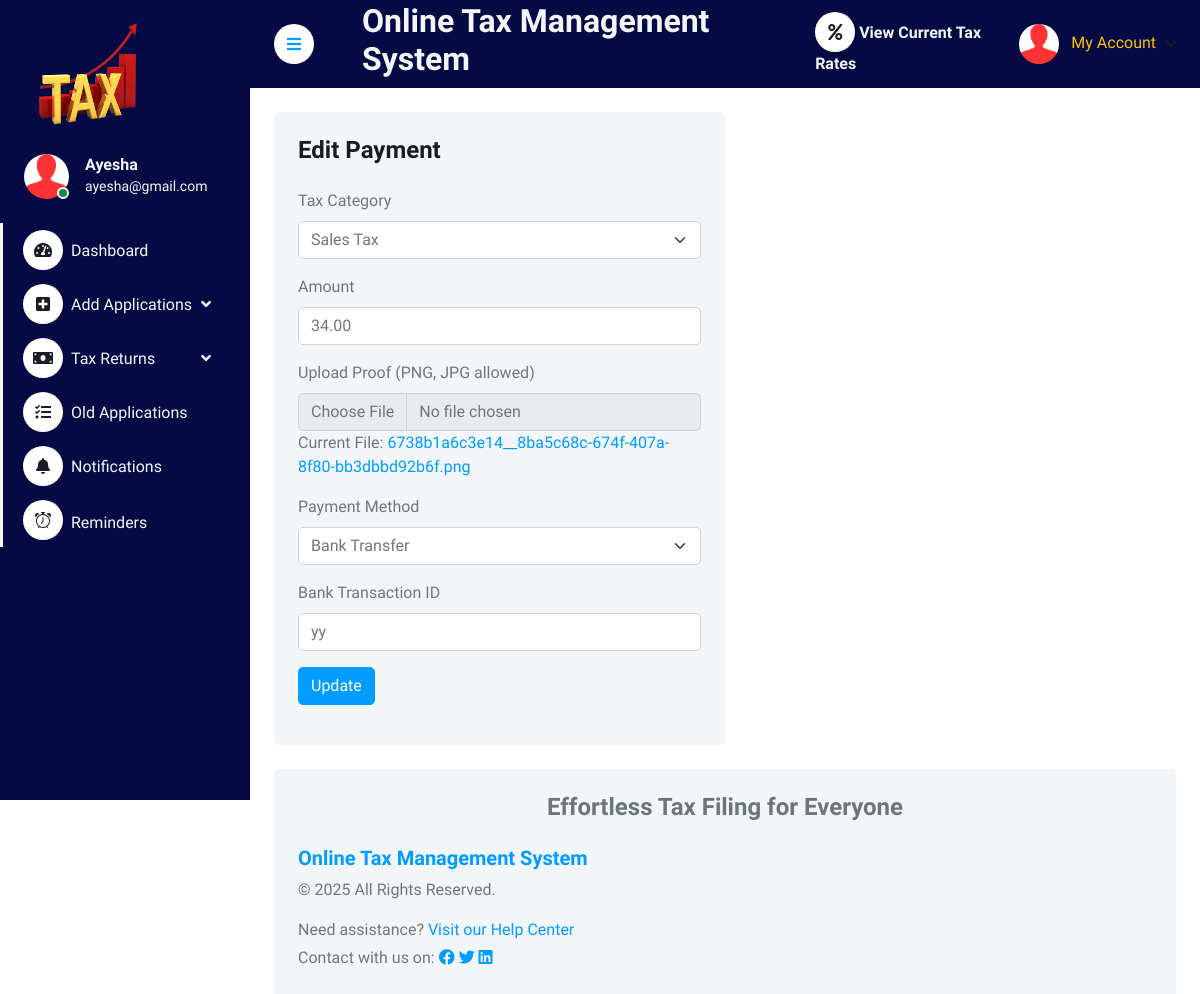
Page /user/edit_payment.php?ID=12 (signed in) on the committed database.
### tables this page shows
CREATE TABLE `tbluser` (
  `ID` int(5) NOT NULL,
  `FullName` varchar(250) DEFAULT NULL,
  `MobileNumber` bigint(10) DEFAULT NULL,
  `Email` varchar(250) DEFAULT NULL,
  `Password` varchar(250) DEFAULT NULL,
  `RegDate` timestamp NULL DEFAULT current_timestamp()
);

CREATE TABLE `tblpayments` (
  `ID` int(11) NOT NULL,
  `UserID` int(11) NOT NULL,
  `TaxCategory` varchar(50) NOT NULL,
  `PaymentMethod` varchar(20) NOT NULL,
  `Amount` decimal(10,2) NOT NULL,
  `ProofDocument` varchar(255) DEFAULT NULL,
  `PaymentStatus` varchar(20) NOT NULL DEFAULT 'Pending',
  `TransactionID` varchar(100) DEFAULT NULL,
  `CardNumber` varchar(16) DEFAULT NULL,
  `CardExpiry` varchar(5) DEFAULT NULL,
  `CardCVC` varchar(4) DEFAULT NULL,
  `CashDetails` text DEFAULT NULL,
  `PaymentDate` timestamp NOT NULL DEFAULT current_timestamp()
);

### user/edit_payment.php (the view, shortened to what this page needs)
<?php
include('includes/dbconnection.php');
if (isset($_GET['ID'])) {
    $paymentID = $_GET['ID'];
    $sql = "SELECT * FROM tblpayments WHERE ID = :paymentID";
    $query = $dbh->prepare($sql);
    $query->bindParam(':paymentID', $paymentID, PDO::PARAM_INT);
    $query->execute();
    $payment = $query->fetch(PDO::FETCH_ASSOC);
} else {
    echo '<script>alert("Invalid payment ID!"); window.location.href = "payments.php";</script>';
    exit();
}
?>
<!DOCTYPE html>
<html lang="en">
<head>
    <link href="https://cdnjs.cloudflare.com/ajax/libs/font-awesome/5.10.0/css/all.min.css" rel="stylesheet">
    <link href="https://cdn.jsdelivr.net/npm/bootstrap-icons@1.4.1/font/bootstrap-icons.css" rel="stylesheet">
    <link href="lib/owlcarousel/assets/owl.carousel.min.css" rel="stylesheet">
    <link href="lib/tempusdominus/css/tempusdominus-bootstrap-4.min.css" rel="stylesheet" />
    <link href="css/bootstrap.min.css" rel="stylesheet">
    <link href="css/style.css" rel="stylesheet">
</head>
<body>
    <div class="container-fluid position-relative bg-white d-flex p-0">
        <?php include_once('includes/sidebar.php'); ?>
        <div class="content">
            <?php include_once('includes/header.php'); ?>
            <div class="container-fluid pt-4 px-4">
                <div class="col-sm-12 col-xl-6">
                    <div class="bg-light text-start rounded p-4">
                        <h4 class="mb-4">Edit Payment</h4>
                        <form method="post" action="" id="paymentForm" enctype="multipart/form-data">
                            <div class="mb-3">
                                <label for="taxCategory" class="form-label">Tax Category</label>
                                <select class="form-select" id="taxCategory" name="taxCategory" required>
                                    <option value="Sales Tax" <?php echo ($payment['TaxCategory'] == 'Sales Tax') ? 'selected' : ''; ?>>Sales Tax</option>
                                </select>
                            </div>
                            <div class="mb-3">
                                <label for="amount" class="form-label">Amount</label>
                                <input type="number" class="form-control" id="amount" name="amount" value="<?php echo $payment['Amount']; ?>" required>
                            </div>
                            <div class="mb-3">
                                <label for="file1" class="form-label">Upload Proof (PNG, JPG allowed)</label>
                                <input type="file" class="form-control" name="file1" accept=".pdf, .png, .jpg">
                                <p>Current File: <a href="img/<?php echo $payment['ProofDocument']; ?>" target="_blank"><?php echo $payment['ProofDocument']; ?></a></p>
                            </div>
                            <div class="mb-3">
                                <label for="paymentMethod" class="form-label">Payment Method</label>
                                <select class="form-select" id="paymentMethod" name="paymentMethod" required onchange="togglePaymentFields()">
                                    <option value="Bank Transfer" <?php echo ($payment['PaymentMethod'] == 'Bank Transfer') ? 'selected' : ''; ?>>Bank Transfer</option>
                                </select>
                            </div>
                            <div class="mb-3" id="bankTransferFields" style="display: <?php echo ($payment['PaymentMethod'] == 'Bank Transfer') ? 'block' : 'none'; ?>;">
                                <label for="transactionId" class="form-label">Bank Transaction ID</label>
                                <input type="text" class="form-control" id="transactionId" name="transactionId" value="<?php echo $payment['TransactionID']; ?>">
                            </div>
                            <div class="mb-3">
                                <button type="submit" class="btn btn-primary" name="update">Update</button>
                            </div>
                        </form>
                    </div>
                </div>
            </div>
            <?php include_once('includes/footer.php'); ?>
        </div>
    </div>
</body>
</html>

### user/includes/sidebar.php (shortened to what this page needs)
<div class="sidebar pe-4 pb-3" style="background-color: #050A44;">
    <nav class="navbar bg-transparent navbar-light">
        <a href="dashboard.php" class="navbar-brand mx-4 mb-3">
            <img src="../assets/img/logo1.png" alt="Logo" style="height: 120px; width: 130px;">
        </a>
        <div class="d-flex align-items-center ms-4 mb-4">
            <div class="position-relative">
                <img class="rounded-circle" src="img/user.jpg" alt="User" style="width: 45px; height: 45px;">
                <div class="bg-success rounded-circle border border-2 border-white position-absolute end-0 bottom-0 p-1"></div>
            </div>
            <div class="ms-3 text-light">
                <?php
                $uid=$_SESSION['ocasuid'];
                $sql="SELECT * FROM tbluser WHERE ID=:uid";
                $query = $dbh->prepare($sql);
                $query->bindParam(':uid', $uid, PDO::PARAM_STR);
                $query->execute();
                $results=$query->fetchAll(PDO::FETCH_OBJ);
                if ($query->rowCount() > 0) {
                    foreach ($results as $row) {
                ?>
                <h6 class="mb-0 text-light"><?php echo $row->FullName; ?></h6>
                <small><?php echo $row->Email; ?></small>
                <?php }} ?>
            </div>
        </div>
        <div class="navbar-nav w-100 text-light">
            <a href="dashboard.php" class="nav-item nav-link text-light"><i class="fa fa-tachometer-alt me-2 text-dark"></i>Dashboard</a>
            <div class="nav-item dropdown">
                <a href="#" class="nav-link dropdown-toggle text-light" data-bs-toggle="dropdown"><i class="fas fa-plus-square me-2 text-dark"></i>Add Applications</a>
            </div>
            <div class="nav-item dropdown">
                <a href="#" class="nav-link dropdown-toggle text-light" data-bs-toggle="dropdown"><i class="fa fa-money-bill me-2 text-dark"></i>Tax Returns</a>
            </div>
            <div class="nav-item dropdown">
                <a href="manageincometax.php" class="nav-link text-light"><i class="fas fa-tasks me-2 text-dark"></i>Old Applications</a>
            </div>
            <div class="nav-item">
                <a href="viewnotifications.php" class="nav-item nav-link text-light"><i class="fas fa-bell me-2 text-dark"></i>Notifications</a>
            </div>
            <div class="nav-item">
                <a href="view_Alerts.php" class="nav-item nav-link text-light"><i class="bi bi-alarm me-2 text-dark"></i>Reminders</a>
            </div>
        </div>
    </nav>
</div>

### user/includes/header.php (shortened to what this page needs)
<nav class="navbar navbar-expand sticky-top px-4 py-0" style="background-color: #050A44">
    <a href="#" class="sidebar-toggler flex-shrink-0 me-4">
        <i class="fa fa-bars"></i>
    </a>
    <h2 class="text-light ms-4">Online Tax Management System</h2>
    <div class="navbar-nav align-items-center ms-auto">
        <div class="nav-item">
            <a href="view_rates.php" class="nav-link fw-bold text-light"><i class="fas fa-percent text-dark"></i>
            View Current Tax Rates
            </a>
        </div>
        <div class="nav-item dropdown">
            <a href="#" class="nav-link dropdown-toggle" data-bs-toggle="dropdown">
                <img class="rounded-circle me-lg-2" src="img/user.jpg" alt="" style="width: 40px; height: 40px;">
                <?php
                $uid = $_SESSION['ocasuid'];
                $sql = "SELECT * from tbluser where ID=:uid";
                $query = $dbh->prepare($sql);
                $query->bindParam(':uid', $uid, PDO::PARAM_STR);
                $query->execute();
                $results = $query->fetchAll(PDO::FETCH_OBJ);
                $cnt = 1;
                if ($query->rowCount() > 0) {
                    foreach ($results as $row) {
                ?>
                <span class="d-none d-lg-inline-flex text-warning">My Account</span>
                <?php $cnt = $cnt + 1; }} ?>
            </a>
        </div>
    </div>
</nav>

### user/css/style.css (style rules this page uses)
:root { --primary: #009CFF; --light: #F3F6F9; --dark: #191C24; }
.btn { transition: .5s; }
.btn.btn-primary { color: #FFFFFF; }
.sidebar { position: fixed; top: 0; left: 0; bottom: 0; width: 250px; height: 100vh; overflow-y: auto; background: var(--light); transition: 0.5s; z-index: 999; }
.content { margin-left: 250px; min-height: 100vh; background: #FFFFFF; transition: 0.5s; }
@media (min-width: 992px) { .sidebar { margin-left: 0; } }
@media (min-width: 992px) { .content { width: calc(100% - 250px); } }
.sidebar .navbar .navbar-nav .nav-link { padding: 7px 20px; color: var(--dark); font-weight: 500; border-left: 3px solid var(--light); border-radius: 0 30px 30px 0; outline: none; }
.sidebar .navbar .navbar-nav .nav-link i { width: 40px; height: 40px; display: inline-flex; align-items: center; justify-content: center; background: #FFFFFF; border-radius: 40px; }
.sidebar .navbar .dropdown-toggle::after { position: absolute; top: 15px; right: 15px; border: none; content: "\f107"; font-family: "Font Awesome 5 Free"; font-weight: 900; transition: .5s; }
.content .navbar .navbar-nav .nav-link { margin-left: 25px; padding: 12px 0; color: var(--dark); outline: none; }
.content .navbar .sidebar-toggler, .content .navbar .navbar-nav .nav-link i { width: 40px; height: 40px; display: inline-flex; align-items: center; justify-content: center; background: #FFFFFF; border-radius: 40px; }
.content .navbar .dropdown-toggle::after { margin-left: 6px; vertical-align: middle; border: none; content: "\f107"; font-family: "Font Awesome 5 Free"; font-weight: 900; transition: .5s; }

### user/includes/sidebar.php (style rules this page uses)
.sidebar { min-height: 100vh; }

### rows in the picture
tbluser: FullName "Ayesha", Email "ayesha@gmail.com"
tblpayments: taxCategory "Sales Tax", amount "34.00", ProofDocument "6738b1a6c3e14__8ba5c68c-674f-407a-8f80-bb3dbbd92b6f.png", paymentMethod "Bank Transfer", transactionId "yy"
